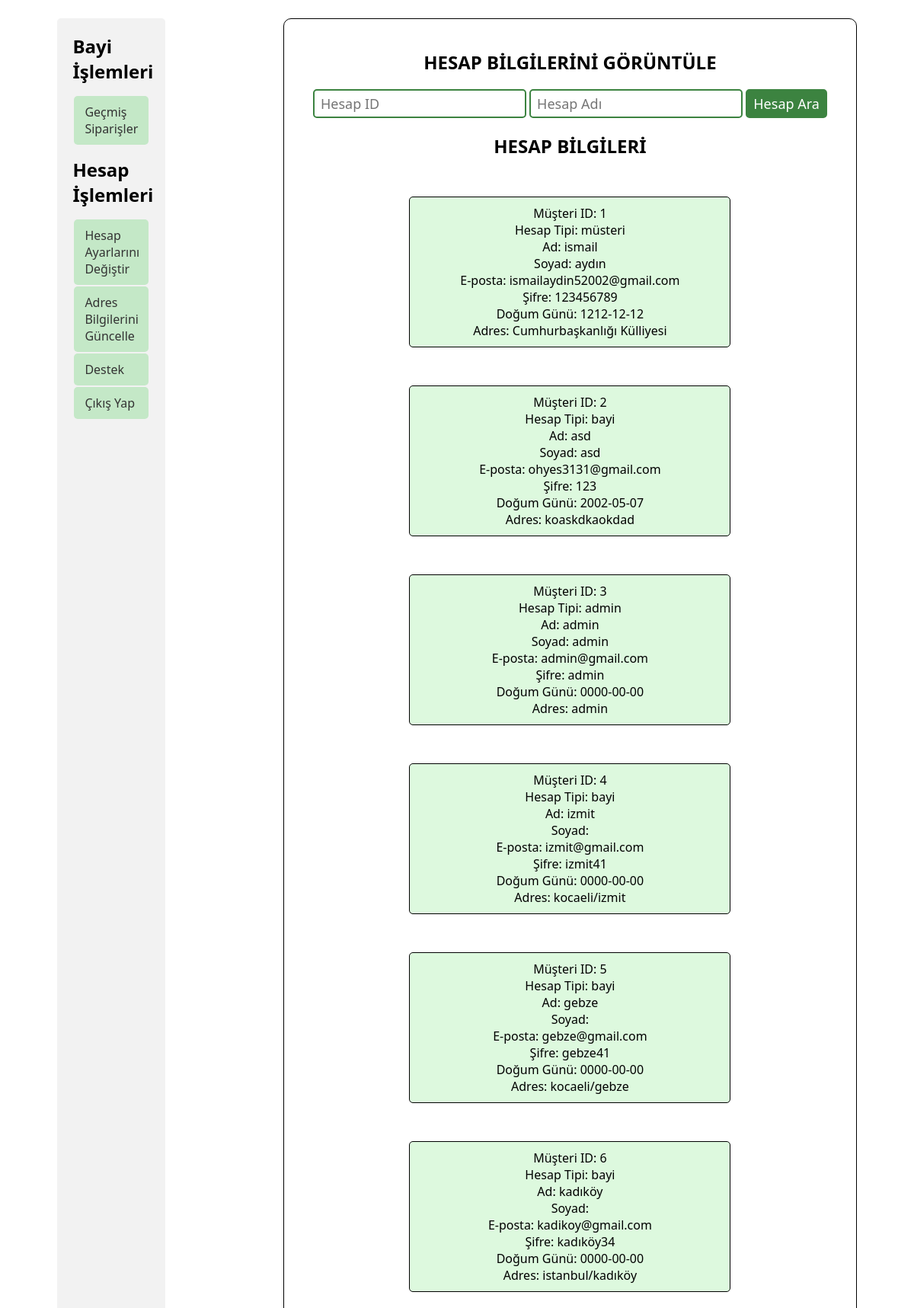
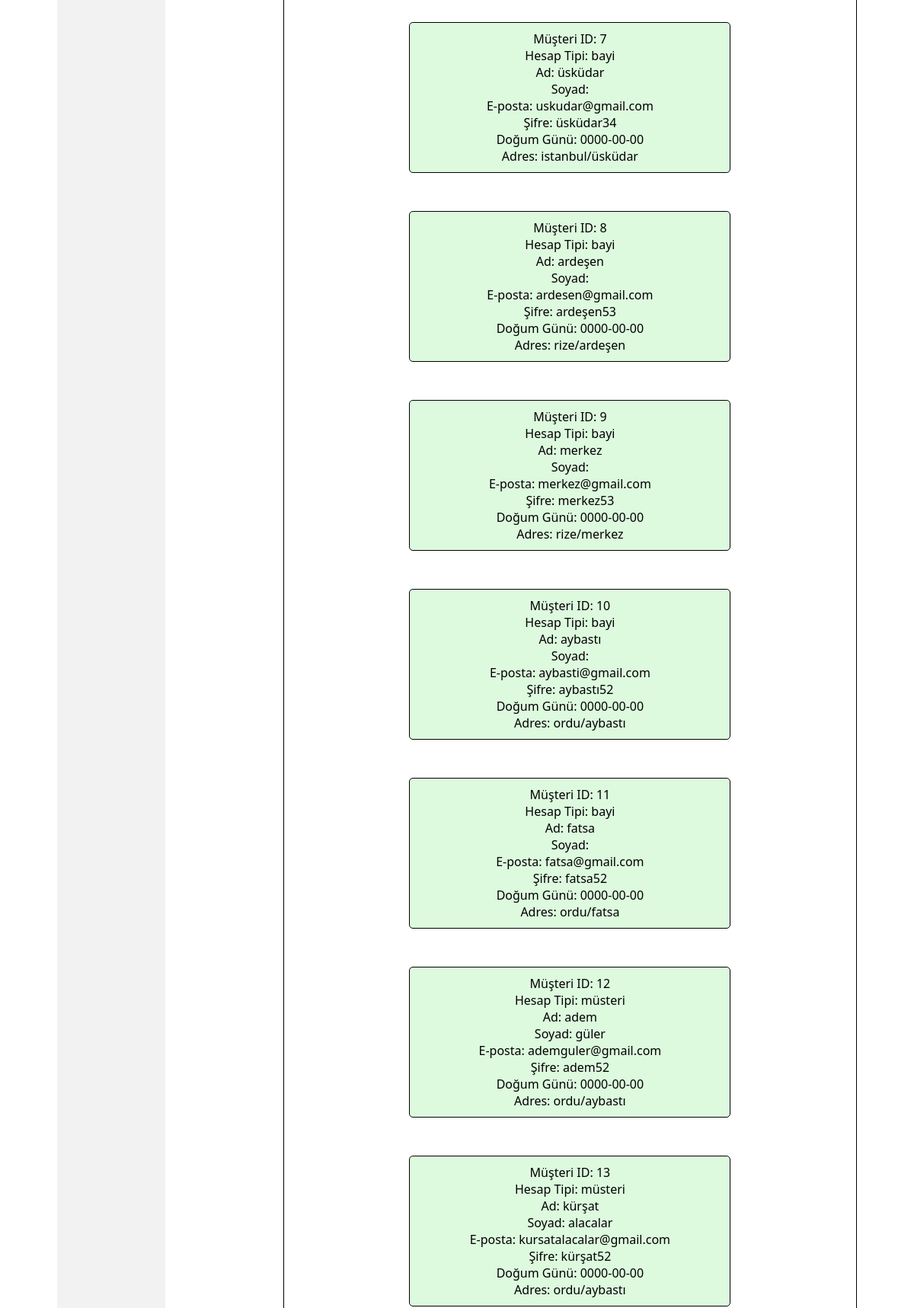
The page /php/users/hesap_ayar/hesap_islem/hesap_ayarlari_degis.php (upper part) on the database its author committed (2 pictures, top to bottom).
### tables this page shows
CREATE TABLE `kullanici` (
  `musteri_id` int(11) NOT NULL,
  `hesap_tipi` varchar(50) DEFAULT NULL,
  `ad` varchar(50) DEFAULT NULL,
  `soyad` varchar(50) DEFAULT NULL,
  `email` varchar(100) DEFAULT NULL,
  `sifre` varchar(150) DEFAULT NULL,
  `dogum_gunu` date DEFAULT NULL,
  `adres` varchar(100) DEFAULT NULL
);

### php/contact/take_all_data.php (called while the page is built, shortened)
<?php
include ("contact.php");
$query_kullanici = mysqli_query($connection, 'SELECT * FROM kullanici');
$kullanici_datas = array();
while($take = mysqli_fetch_array($query_kullanici)){
    $datas = [
        'musteri_id'=> $take['musteri_id'],
        'hesap_tipi'=> $take['hesap_tipi'],
        'soyad'=> $take['soyad'],
        'ad'=> $take['ad'],
        'email'=> $take['email'],
        'sifre'=> $take['sifre'],
        'dogum_gunu'=> $take['dogum_gunu'],
        'adres'=> $take['adres']
    ];
    $kullanici_datas[] = $datas;
}
?>

### php/users/hesap_ayar/hesap_islem/hesap_ayarlari_degis.php (the view, shortened to what this page needs)
<!DOCTYPE html>
<html lang="en">
<head>
  <link rel="stylesheet" href="../../../../css/master_admin.css">
</head>
<body>
  <div id="container">
    <div id="left_container">
      <?php include ("../hesap_left_bar.php"); ?>
    </div>
    <?php include ("../../../contact/take_all_data.php"); ?>
    <div id="right_container">
      <div id="acount_search" class="search_div">
        <h2>HESAP BİLGİLERİNİ GÖRÜNTÜLE</h2>
        <form id="acount_search_form" class="search_form" method="POST">
          <input type="text" name="search_id" id="search_id" placeholder="Hesap ID">
          <input type="text" name="search_name" id="search_name" placeholder="Hesap Adı">
          <button type="submit" id="search_info_button" class="search_button">Hesap Ara</button>
        </form>
      </div>
      <div id="acount_info_divs">
        <h2>HESAP BİLGİLERİ</h2>
        <?php
        $search_id = isset($_POST['search_id']) ? $_POST['search_id'] : '';
        $search_name = isset($_POST['search_name']) ? $_POST['search_name'] : '';
        foreach ($kullanici_datas as $data) {
          $i = $data["musteri_id"];
          $display_style = 'none';
          if (empty($search_id) && empty($search_name)) {
            $display_style = 'block';
          }
          echo '<div id="search_info_cards_' . $i . '"  class="search_info_cards" style="display: ' . $display_style . '">';
          echo "Müşteri ID: " . $data["musteri_id"] . "<br>";
          echo "Hesap Tipi: " . $data["hesap_tipi"] . "<br>";
          echo "Ad: " . $data["ad"] . "<br>";
          echo "Soyad: " . $data["soyad"] . "<br>";
          echo "E-posta: " . $data["email"] . "<br>";
          echo "Şifre: " . $data["sifre"] . "<br>";
          echo "Doğum Günü: " . $data["dogum_gunu"] . "<br>";
          echo "Adres: " . $data["adres"] . "<br>";
          echo "</div>";
        }
        ?>
      </div>
    </div>
  </div>
</body>
</html>

### css/master_admin.css (style rules this page uses)
* { font-family: 'Segoe UI', Tahoma, Geneva, Verdana, sans-serif; }
#container { display: flex; justify-content: space-around; margin-top: 2%; }
#left_container { width: 12%; background-color: #f2f2f2; padding: 20px; border-radius: 5px; box-sizing: border-box; }
#right_container { border: 1px solid black; width: 60%; border-radius: 10px; margin-left: 20px; padding: 20px; text-align: center; }
#right_container input { border: 2px solid #3c8340; border-radius: 5px; padding: 5px 8px; font-size: 18px; }
#search_info_button { background-color: #3c8340; padding: 5px 8px; color: white; border-radius: 5px; font-size: 18px; border: 2px solid #3c8340; }
.search_info_cards { border: 1px solid black; padding: 10px; border-radius: 5px; width: 400px; margin: auto; margin-top: 50px; background-color: #ddf9de; }

### rows shown on the page
kullanici: musteri_id "1", hesap_tipi "müsteri", ad "ismail", soyad "aydın", email "ismailaydin52002@gmail.com", sifre "123456789", dogum_gunu "1212-12-12", adres "Cumhurbaşkanlığı Külliyesi"
kullanici: musteri_id "2", hesap_tipi "bayi", ad "asd", soyad "asd", email "ohyes3131@gmail.com", sifre "123", dogum_gunu "2002-05-07", adres "koaskdkaokdad"
kullanici: musteri_id "3", hesap_tipi "admin", ad "admin", soyad "admin", email "admin@gmail.com", sifre "admin", dogum_gunu "0000-00-00", adres "admin"
kullanici: musteri_id "4", hesap_tipi "bayi", ad "izmit", email "izmit@gmail.com", sifre "izmit41", dogum_gunu "0000-00-00", adres "kocaeli/izmit"
kullanici: musteri_id "5", hesap_tipi "bayi", ad "gebze", email "gebze@gmail.com", sifre "gebze41", dogum_gunu "0000-00-00", adres "kocaeli/gebze"
kullanici: musteri_id "6", hesap_tipi "bayi", ad "kadıköy", email "kadikoy@gmail.com", sifre "kadıköy34", dogum_gunu "0000-00-00", adres "istanbul/kadıköy"
kullanici: musteri_id "7", hesap_tipi "bayi", ad "üsküdar", email "uskudar@gmail.com", sifre "üsküdar34", dogum_gunu "0000-00-00", adres "istanbul/üsküdar"
kullanici: musteri_id "8", hesap_tipi "bayi", ad "ardeşen", email "ardesen@gmail.com", sifre "ardeşen53", dogum_gunu "0000-00-00", adres "rize/ardeşen"
kullanici: musteri_id "9", hesap_tipi "bayi", ad "merkez", email "merkez@gmail.com", sifre "merkez53", dogum_gunu "0000-00-00", adres "rize/merkez"
kullanici: musteri_id "10", hesap_tipi "bayi", ad "aybastı", email "aybasti@gmail.com", sifre "aybastı52", dogum_gunu "0000-00-00", adres "ordu/aybastı"
kullanici: musteri_id "11", hesap_tipi "bayi", ad "fatsa", email "fatsa@gmail.com", sifre "fatsa52", dogum_gunu "0000-00-00", adres "ordu/fatsa"
kullanici: musteri_id "12", hesap_tipi "müsteri", ad "adem", soyad "güler", email "ademguler@gmail.com", sifre "adem52", dogum_gunu "0000-00-00", adres "ordu/aybastı"
kullanici: musteri_id "13", hesap_tipi "müsteri", ad "kürşat", soyad "alacalar", email "kursatalacalar@gmail.com", sifre "kürşat52", dogum_gunu "0000-00-00", adres "ordu/aybastı"
